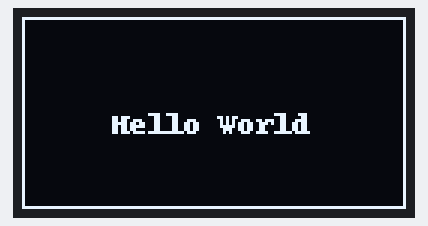
This program was run on a simulated Raspberry Pi (BCM pin numbers). On the bench: 128×64 one-colour display. At 3.3 s the program stops and its outputs stay as they are.

Above: at 0.2 s.

Measured:
- what the display in image 0 shows lasts 3.0 s, from 0.2 s to 3.2 s

The program:

rpimidi_oled_test.py
```python
# https://luma-oled.readthedocs.io/en/latest/intro.html
# Install i2ctools
# sudo apt install -y i2c-tools
# i2cdetect -y 1
# install oled (Luma oled library - quite a few prerequisits)
# sudo apt-get install  python3-pil libjpeg-dev zlib1g-dev libfreetype6-dev liblcms2-dev libopenjp2-7 libtiff5 -y
# pip3 install --upgrade luma.oled
# sudo usermod -a -G spi,gpio,i2c pi


from luma.core.interface.serial import i2c
from luma.core.render import canvas
from luma.oled.device import ssd1306
import time

def do_nothing(obj):
    pass

serial = i2c(port=0, address=0x3c)
device = ssd1306(serial)
device.cleanup = do_nothing
device.show
with canvas(device) as draw:
    draw.rectangle(device.bounding_box, outline="white",fill="black")
    draw.text((30, 30), "Hello World", fill="white")
time.sleep(3)
device.hide()
```
